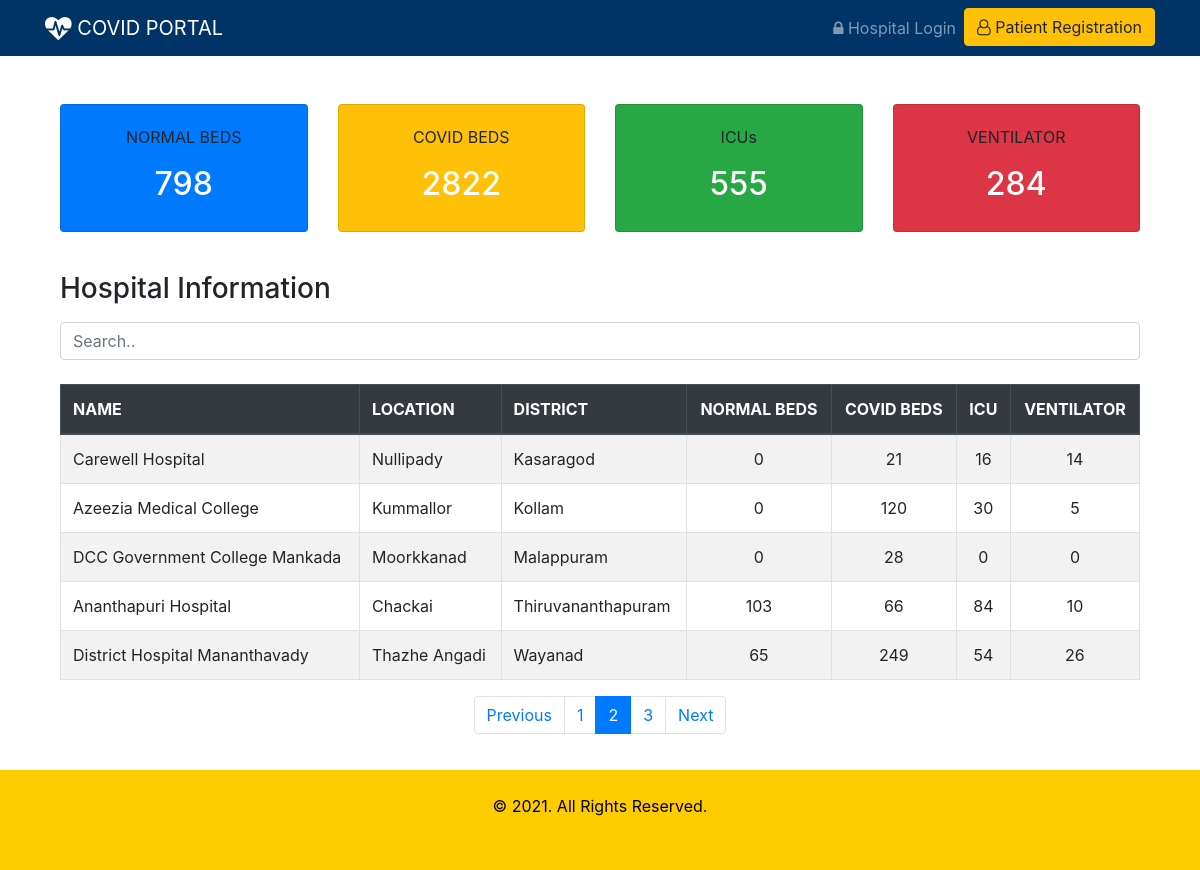
/beds/?page=2, run on the app's committed database.
### beds/models.py (models this page shows, shortened)
class Hospital(models.Model):
    sc = (
    ('gov', 'Government'),
    ('prv', 'Private')
    )
    name = models.CharField(max_length=50)
    location = models.CharField(max_length=50)
    district = models.CharField(max_length=2, choices=dt)
    phone = models.CharField(max_length=12)
    sector = models.CharField(max_length=3, choices=sc)
    covid_beds = models.IntegerField()
    normal_beds = models.IntegerField()
    icu_beds = models.IntegerField()
    ventilator = models.IntegerField()
    user = models.OneToOneField(User, on_delete=models.CASCADE)

### beds/views.py (the view)
# urls.py: path('', views.index, name='index'),
def index(request):
    normal_beds = Hospital.objects.aggregate(total=Sum('normal_beds'))
    covid_beds = Hospital.objects.aggregate(total=Sum('covid_beds'))
    icu = Hospital.objects.aggregate(total=Sum('icu_beds'))
    ventilator = Hospital.objects.aggregate(total=Sum('ventilator'))
    page = request.GET.get('page', 1)
    hospital_list = Hospital.objects.all()
    paginator = Paginator(hospital_list, 5)
    try:
        hospitals = paginator.page(page)
    except PageNotAnInteger:
        hospitals = paginator.page(1)
    except EmptyPage:
        hospitals = paginator.page(paginator.num_pages)
    context = {
        'normal_beds': normal_beds,
        'covid_beds': covid_beds,
        'icu': icu,
        'ventilator': ventilator,
        'hospitals': hospitals
    }
    return render(request, 'beds/summary.html', context)

### beds/templates/beds/summary.html (shortened to what this page needs)
{% extends 'beds/index.html' %}
{% block content %}
<div class="container mt-4 pt-4 pb-4">
  <div class="card-deck">
    <div class="card bg-primary">
      <div class="card-body text-center">
        <p class="card-text">NORMAL BEDS</p>
        <h2 class="text-white">{{ normal_beds.total }}</h2>
      </div>
    </div>
    <div class="card bg-warning">
      <div class="card-body text-center">
        <p class="card-text">COVID BEDS</p>
        <h2 class="text-white">{{ covid_beds.total }}</h2>
      </div>
    </div>
    <div class="card bg-success">
      <div class="card-body text-center">
        <p class="card-text">ICUs</p>
        <h2 class="text-white">{{ icu.total }}</h2>
      </div>
    </div>
    <div class="card bg-danger">
      <div class="card-body text-center">
        <p class="card-text">VENTILATOR</p>
        <h2 class="text-white">{{ ventilator.total }}</h2>
      </div>
    </div>
  </div>
</div>
<div class="container mt-3">
  <h3 class="mb-3">Hospital Information</h3>
  <input class="form-control" id="myInput" type="text" placeholder="Search..">
  <br>
  <table class="table table-bordered table-striped table-hover">
    <thead class="thead-dark">
      <tr>
        <th>NAME</th>
        <th>LOCATION</th>
        <th>DISTRICT</th>
        <th class="text-center">NORMAL BEDS</th>
        <th class="text-center">COVID BEDS</th>
        <th class="text-center">ICU</th>
        <th class="text-center">VENTILATOR</th>
      </tr>
    </thead>
    <tbody id="myTable">
      {% for hospital in hospitals %}
        <tr>
          <td>{{ hospital.name }}</td>
          <td>{{ hospital.location}}</td>
          <td>{{ hospital.get_district_display}}</td>
          <td class="text-center">{{ hospital.normal_beds}}</td>
          <td class="text-center">{{ hospital.covid_beds}}</td>
          <td class="text-center">{{ hospital.icu_beds}}</td>
          <td class="text-center">{{ hospital.ventilator}}</td>
        </tr>
      {% endfor %}
    </tbody>
  </table>
  {% if hospitals.has_other_pages %}
  <nav aria-label="Pagination">
    <ul class="pagination justify-content-center">
      {% if hospitals.has_previous %}
        <li class="page-item"><a class="page-link" href="?page={{ hospitals.previous_page_number }}">Previous</a></li>
      {% else %}
        <li class="page-item disabled"><a class="page-link" href="#" tabindex="-1">Previous</a></li>
      {% endif %}
      {% for i in hospitals.paginator.page_range %}
        {% if hospitals.number == i %}
          <li class="page-item active"><a class="page-link" href="#"><span>{{ i }} <span class="sr-only">(current)</span></span></a></li>
        {% else %}
          <li class="page-item"><a class="page-link" href="?page={{ i }}">{{ i }}</a></li>
        {% endif %}
      {% endfor %}
      {% if hospitals.has_next %}
        <li class="page-item"><a class="page-link" href="?page={{ hospitals.next_page_number }}">Next</a></li>
      {% else %}
        <li class="page-item disabled"><a class="page-link" href="#">Next</a></li>
      {% endif %}
    </ul>
  </nav>
  {% endif %}
  <div style="height:120px;"></div>
</div>
{% endblock %}

### data on the page
Hospital: name "Carewell Hospital", location "Nullipady", district "Kasaragod", normal_beds "0", covid_beds "21", icu_beds "16", ventilator "14"
Hospital: name "Azeezia Medical College", location "Kummallor", district "Kollam", normal_beds "0", covid_beds "120", icu_beds "30", ventilator "5"
Hospital: name "DCC Government College Mankada", location "Moorkkanad", district "Malappuram", normal_beds "0", covid_beds "28", icu_beds "0", ventilator "0"
Hospital: name "Ananthapuri Hospital", location "Chackai", district "Thiruvananthapuram", normal_beds "103", covid_beds "66", icu_beds "84", ventilator "10"
Hospital: name "District Hospital Mananthavady", location "Thazhe Angadi", district "Wayanad", normal_beds "65", covid_beds "249", icu_beds "54", ventilator "26"

### other printed values
{{ normal_beds.total }} "798"
{{ covid_beds.total }} "2822"
{{ icu.total }} "555"
{{ ventilator.total }} "284"
{{ i }} "1" "3"
{{ i }} "2"
